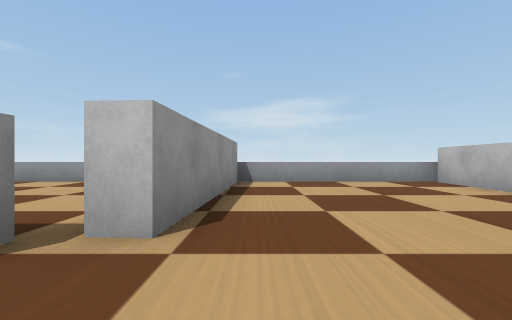
[1] (above)

18 first-person views from a walk through a robot-simulator world made for Webots. The camera is 0.11 m above the floor, looks level and sees 90° across. The floor is counted in squares, 0.2 m on a side. Each view is taken from the middle of a square. On the plan, view 1 faces up. The plan holds only what a view shows up to about 9 squares ahead; the rest is blank. Robots are left out. Simple shapes and patterns stand in for the simulator's stock objects.

[2]
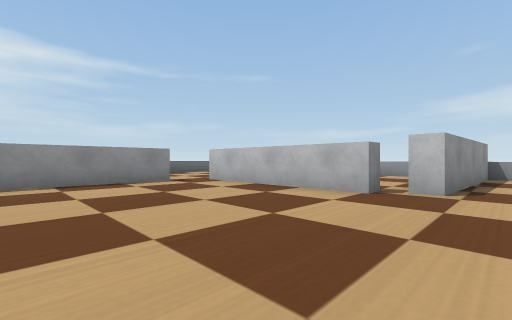

[3]
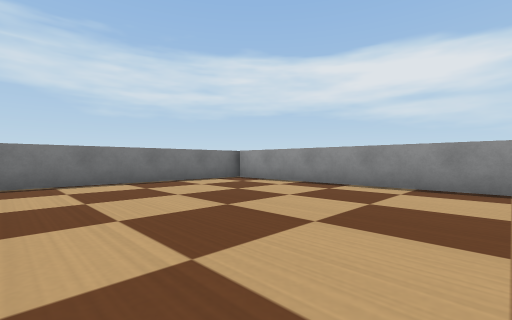

[4]
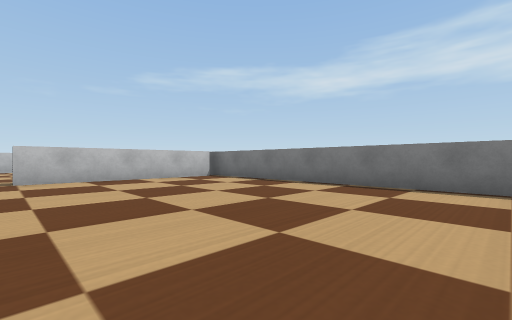

[5]
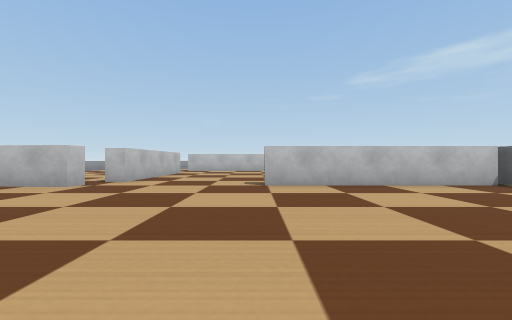

[6]
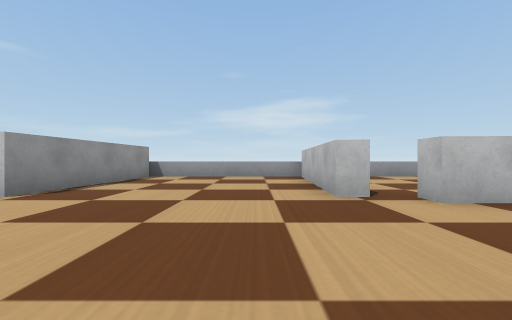

[7]
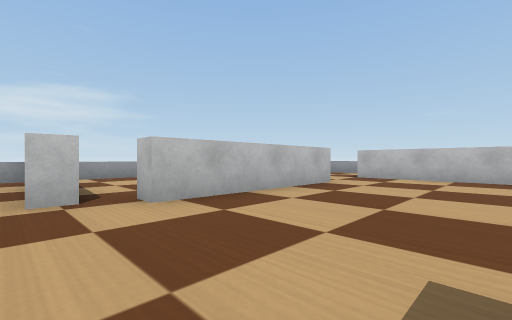

[8]
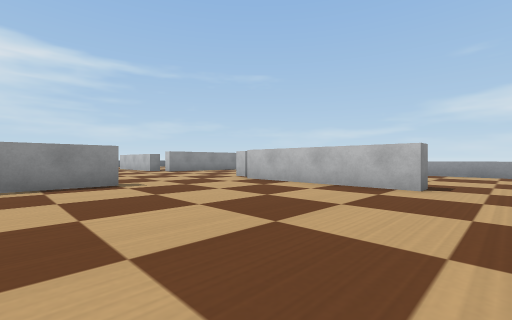

[9]
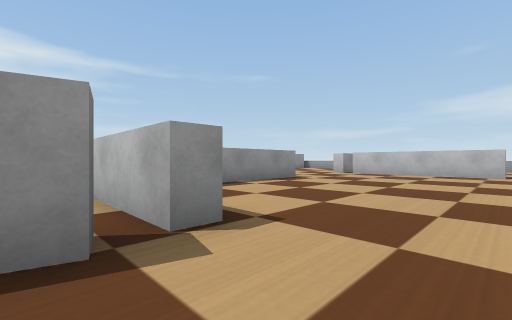

[10]
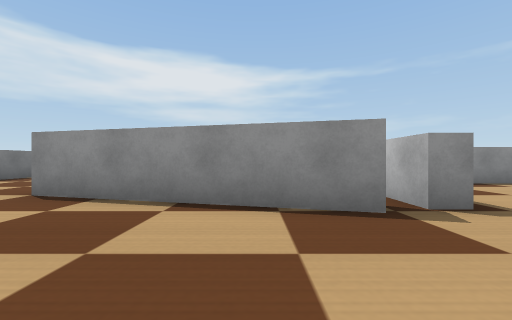

[11]
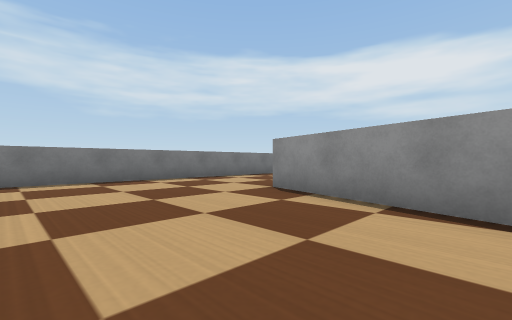

[12]
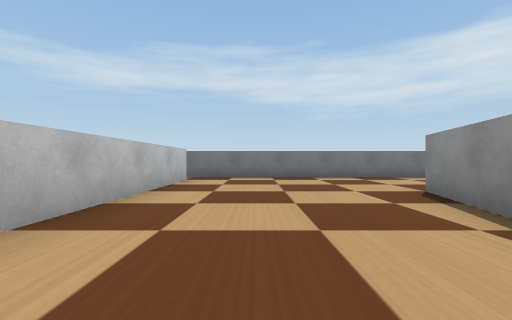

[13]
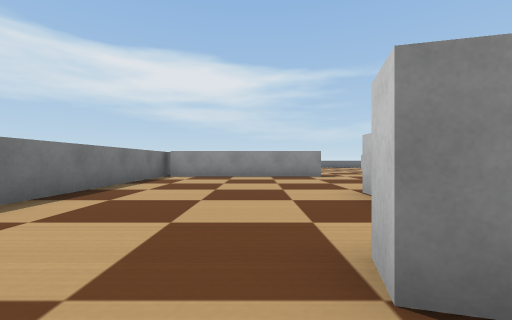

[14]
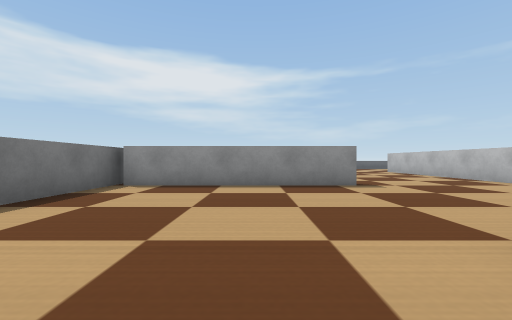

[15]
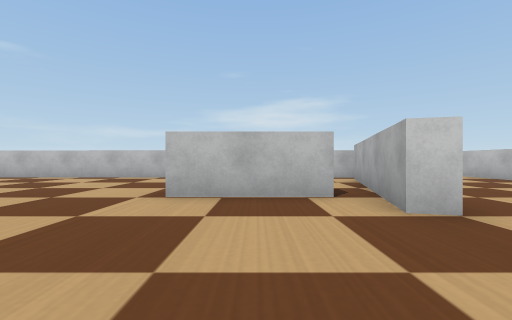

[16]
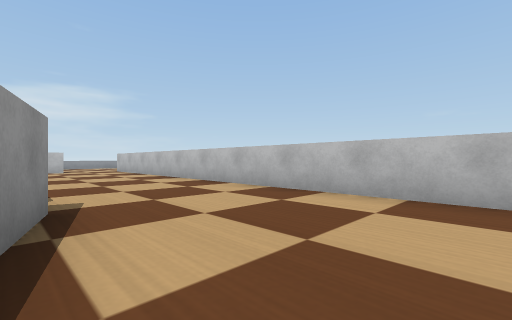

[17]
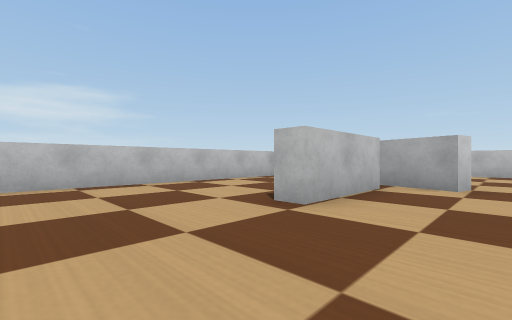

[18]
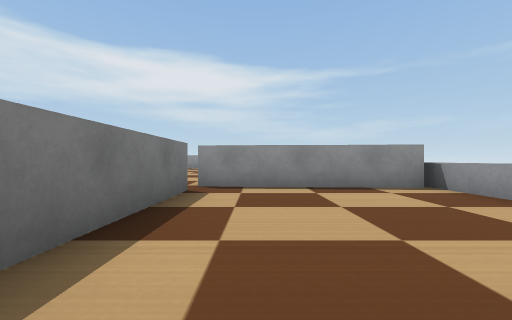

### Floor plan
Ten units are one square. View 1 is at (0, 0); x grows to the right and y downward. Boxes are objects, and circles mark ways between rooms. Rooms are numbered by the first view taken in them; rooms with no view inside come last. Other rooms are left out.
<svg viewBox="-70 -70 197 246">
<path fill="none" stroke="#000" d="M-16 -18 -16 -13 -62 -14M47 -18 42 -18 45 -63M54 -13 54 -18M-65 -2 -65 74 50 75M45 72 45 22M-4 -65 -7 -18 -12 -18M51 -65 -4 -65M79 85 83 87 70 135 66 133M82 75 81 81M62 122 37 122 37 117M119 161 120 -5M50 21 50 52M-5 117 -5 169M99 -12 54 -13M-10 171 122 171M99 -18 99 -12M54 -18 88 -17M120 -5 120 -15M50 -63 47 -18M110 -65 51 -65M66 133 79 85M81 81 -15 79"/>
<circle cx="50" cy="10" r="3" fill="#2a7"/>
<circle cx="105" cy="-10" r="3" fill="#2a7"/>
<circle cx="15" cy="120" r="3" fill="#2a7"/>
<text x="0" y="20">1</text>
<text x="90" y="90">2</text>
<text x="90" y="-40">3</text>
<text x="30" y="100">4</text>
</svg>
Room 1 opens to room 2. Room 2 opens to room 3. Room 2 opens to room 4.

Where each view was taken, in squares from view 1:
view 1: 0 up, 0 right, facing up
view 2: 3 down, 0 right, facing up-left
view 3: 1 down, 1 left, facing down-left
view 4: 2 down, 3 left, facing down-right
view 5: 2 down, 1 left, facing right
view 6: 2 down, 3 right, facing up
view 7: 2 down, 4 right, facing up-right
view 8: 4 down, 11 right, facing up-left
view 9: 9 down, 10 right, facing up-left
view 10: 10 down, 11 right, facing left
view 11: 10 down, 11 right, facing down-left
view 12: 9 down, 10 right, facing down
view 13: 14 down, 8 right, facing left
view 14: 14 down, 5 right, facing left
view 15: 16 down, 5 right, facing up
view 16: 12 down, 8 right, facing up-right
view 17: 14 down, 1 right, facing up-right
view 18: 3 up, 10 right, facing left
